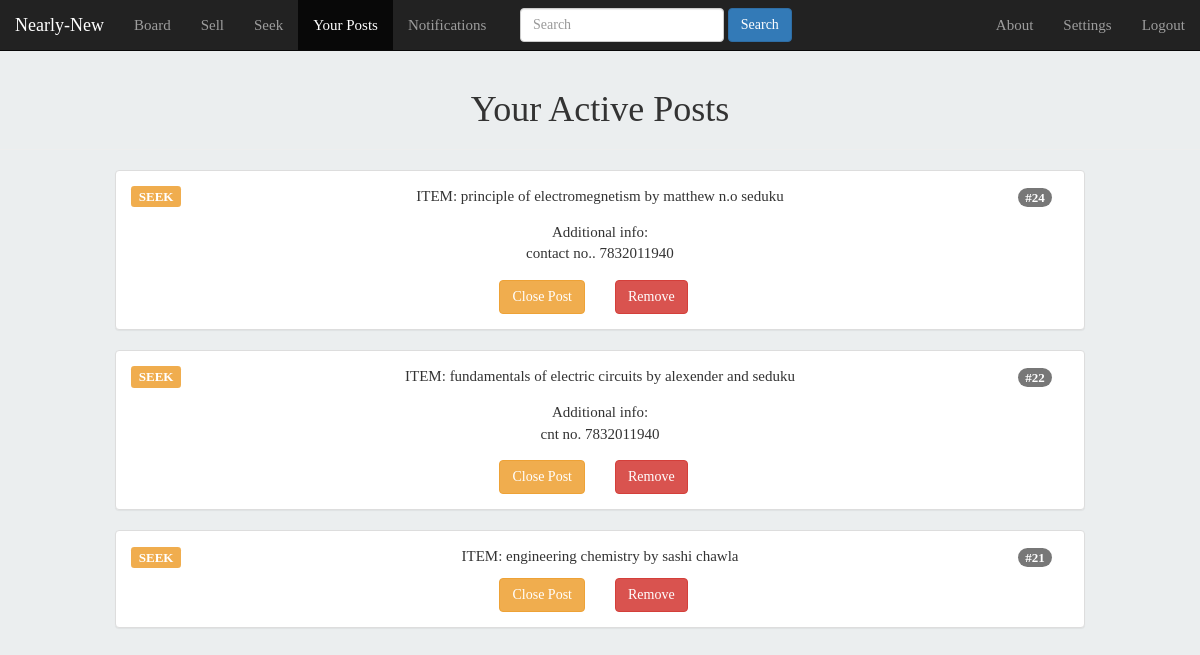
The app's page /your_posts/ (signed in) with its own data.
### tables this page shows
CREATE TABLE posts (tr_id INTEGER NOT NULL PRIMARY KEY AUTOINCREMENT, type TEXT,user_id TEXT,content TEXT,selling_p TEXT,used_for TEXT, add_info TEXT, closed TEXT);

### main.py (the view)
@app.route('/your_posts/')
@login_required
def your_posts():
    cur,conn=connection()
    cur.execute('SELECT * FROM posts WHERE user_id=? ORDER BY tr_id DESC',(session['user_id'],))
    data=cur.fetchall()
    cur.close()
    conn.close()
    notif_count=get_notifs()
    return render_template('your_posts.html',data=data,notif_count=notif_count)

### main.py (called while the page is built)
def login_required(f):
    @wraps(f)
    def wrap(*args, **kwargs):
        if 'logged_in' in session and session['verified']==True:
            return f(*args,**kwargs)
        else:
            return redirect (url_for('login_page'))
    return wrap

def connection():
    conn=sqlite3.connect('users.sqlite')
    cur=conn.cursor()
    return (cur,conn)

### templates/your_posts.html (shortened to what this page needs)
{%extends 'header.html'%}
{%block your_posts_active%}class="active"
{%endblock%}
{%block body%}
  <div class="page-header" align="center">
  <h1>Your Active Posts</h1>
</div>
{%for el in data%}
{%if el[1]=='S'%}
<div class="col-md-10 col-xs-10 col-md-offset-1 col-xs-offset-1">
  <div class="panel panel-default">
    <div class="panel-body">
  <div class="row">
    {%if el[7]=='y'%}
    <div class="col-md-1 col-xs-2">
      <span style="font-size:13px;" class="label label-success">CLOSED</span>
    </div>
    {%else%}
    <div class="col-md-1 col-xs-2">
      <span style="font-size:13px;" class="label label-primary">SELL</span>
    </div>
    {%endif%}
    <div class="col-md-10 col-xs-8" align="center">
      <p>ITEM: {{el[3]}}</p>
  </div>
  <div class="col-md-1 col-xs-2">
    <span style="font-size:13px;" class="badge">#{{el[0]}}</span>
</div>
</div>
{%if not el[6]=='NULL'%}
<div class="row" align="center" style="padding:5px;">
<div class="col-md-4 col-xs-12">
  <p>Selling Price<br>{%if el[4]=='0'%}Free{%else%}{{el[4]}}{%endif%}</p>
</div>
<div class="col-md-4 col-xs-12">
  <p>Used For<br>{{el[5]}}</p>
</div>
<div class="col-md-4 col-xs-12">
  <p>Additional Info:<br>{{el[6]}}</p>
</div>
</div>
{%else%}
<div class="row" align="center" style="padding:5px;">
<div class="col-md-6 col-xs-12">
  <p>Selling Price<br>{%if el[4]=='0'%}Free{%else%}{{el[4]}}{%endif%}</p>
</div>
<div class="col-md-6 col-xs-12">
  <p>Used For<br>{{el[5]}}</p>
</div>
</div>
{%endif%}
{%if el[7]=='n'%}
<div class="row" align="center">
  <div class="col-md-6 col-xs-6" align="right">
  <button type="button" class="btn btn-warning"><a style="color:white;text-decoration:none;" href="{{url_for('close_post',tr_id=el[0])}}">Close Post</a></button>
  </div>
<div class="col-md-6 col-xs-6" align="left">
<button type="button" class="btn btn-danger"><a style="color:white;text-decoration:none;" href="{{url_for('remove_post',tr_id=el[0])}}">Remove</a></button>
</div>
</div>
{%else%}
<div class="row" align="center">
  <div class="col-md-12 col-xs-12" align="center">
<button type="button" class="btn btn-danger"><a style="color:white;text-decoration:none;" href="{{url_for('remove_post',tr_id=el[0])}}">Remove</a></button>
  </div>
</div>
{%endif%}
</div>
</div>
</div>
{%else%}
<div class="col-md-10 col-xs-10 col-md-offset-1 col-xs-offset-1">
  <div class="panel panel-default">
    <div class="panel-body">
  <div class="row">
    {%if el[7]=='y'%}
    <div class="col-md-1 col-xs-2">
      <span style="font-size:13px;" class="label label-success">CLOSED</span>
    </div>
    {%else%}
    <div class="col-md-1 col-xs-2">
      <span style="font-size:13px;" class="label label-warning">SEEK</span>
    </div>
    {%endif%}
    <div class="col-md-10 col-xs-8" align="center">
      <p>ITEM: {{el[3]}}</p>
  </div>
  <div class="col-md-1 col-xs-2">
    <span style="font-size:13px;" class="badge">#{{el[0]}}</span>
</div>
</div>
{%if not el[6]=='NULL'%}
<div class="row" align="center" style="padding:5px;">
<div class="col-md-12 col-xs-12">
  <p>Additional info:<br>{{el[6]}}</p>
</div>
</div>
{%endif%}
{%if el[7]=='n'%}
<div class="row" align="center">
  <div class="col-md-6 col-xs-6" align="right">
  <button type="button" class="btn btn-warning"><a style="color:white;text-decoration:none;" href="{{url_for('close_post',tr_id=el[0])}}">Close Post</a></button>
  </div>
  <div class="col-md-6 col-xs-6" align="left">
  <button type="button" class="btn btn-danger"><a style="color:white;text-decoration:none;" href="{{url_for('remove_post',tr_id=el[0])}}">Remove</a></button>
  </div>
</div>
{%else%}
<div class="row" align="center">
  <div class="col-md-12 col-xs-12" align="center">
  <button type="button" class="btn btn-danger"><a style="color:white;text-decoration:none;" href="{{url_for('remove_post',tr_id=el[0])}}">Remove</a></button>
  </div>
</div>
{%endif%}
</div>
</div>
</div>
{%endif%}
{%endfor%}
{%endblock%}

### static/css/body.css (style rules this page uses)
body { background-color:#EBEEEF; font-family:tahoma; font-size: 15px; }

### records on screen
posts: closed "SEEK", content "principle of electromegnetism by matthew n.o seduku", tr_id "24", add_info "contact no.. 7832011940"
posts: closed "SEEK", content "fundamentals of electric circuits by alexender and seduku", tr_id "22", add_info "cnt no. 7832011940"
posts: closed "SEEK", content "engineering chemistry by sashi chawla", tr_id "21"
